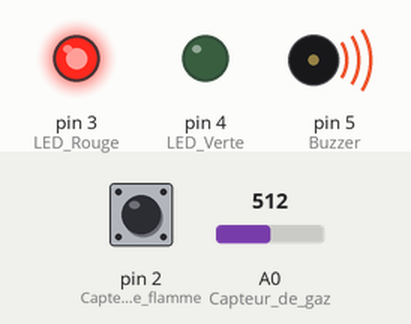
Recording of a sketch running on a simulated Arduino Uno, built with avr-gcc and run on an emulated ATmega328P. Shown: output pins drawn as LEDs (lit = HIGH), buzzer (waves = sounding, pin HIGH). The inputs (shaded band) are chosen by the test bench; at power-on: A0 (Capteur_de_gaz) = 512, pin 2 (Capteur_de_flamme) HIGH.

Above: at 1.2 s.
1.3 s: A0 (Capteur_de_gaz) set to 411
2.8 s: A0 (Capteur_de_gaz) set to 389
At 3.5 s:
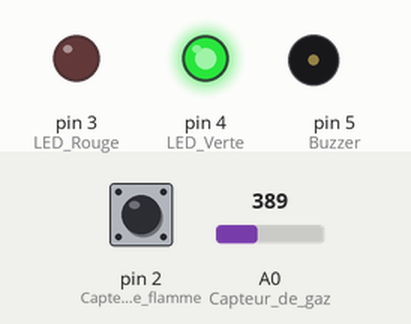
4.3 s: A0 (Capteur_de_gaz) set to 410
At 4.7 s:
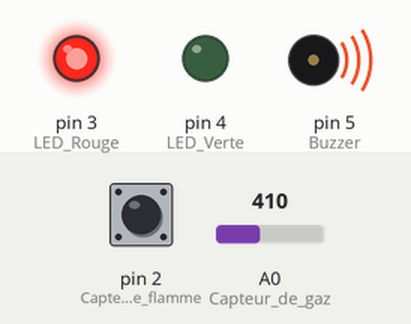
5.9 s: A0 (Capteur_de_gaz) set to 390
At 7.2 s:
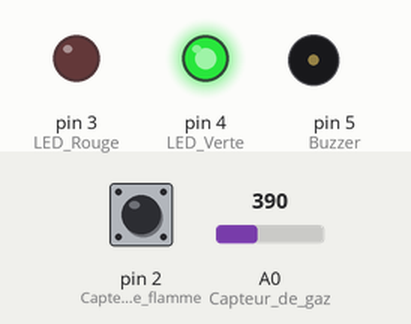
Timing chart, 0 to 8.5 s (numbered marks = the images above; inputs shaded):
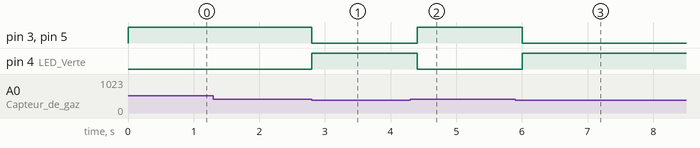

Measured:
- the behaviour switches between 401 and 400 on A0 (Capteur_de_gaz) (found by bisection; images 0 and 1)
- after the input at 1.3 s, every drawn part: stays the same
- after the input at 2.8 s, pin 3 (LED_Rouge), pin 5 (Buzzer): HIGH → LOW at once; pin 4 (LED_Verte): LOW → HIGH at once
- after the input at 4.3 s, pin 3 (LED_Rouge), pin 5 (Buzzer): LOW → HIGH after 0.10 s; pin 4 (LED_Verte): HIGH → LOW after 0.10 s
- after the input at 5.9 s, pin 3 (LED_Rouge), pin 5 (Buzzer): HIGH → LOW after 0.10 s; pin 4 (LED_Verte): LOW → HIGH after 0.10 s

The sketch:

main.ino
```cpp
void setup() {
  pinMode(A0, INPUT);      // Capteur de gaz (analogique)
  pinMode(2, INPUT);       // Capteur de flamme (numérique)
  pinMode(3, OUTPUT);      // LED Rouge
  pinMode(4, OUTPUT);      // LED Verte
  pinMode(5, OUTPUT);      // Buzzer
}

void loop() {
  int fireValue = digitalRead(2);
  int val = analogRead(A0);

  // Remarque : ajuster la valeur "400" selon la sensibilité de ton capteur de gaz
  if ((fireValue == 0) || (val > 400)) {
    // Danger détecté (gaz ou flamme)
    digitalWrite(3, HIGH);
    digitalWrite(4, LOW);
    digitalWrite(5, HIGH);
  } else {
    // Normal / Sécurité
    digitalWrite(3, LOW);
    digitalWrite(4, HIGH);
    digitalWrite(5, LOW);
  }

  delay(200);
}
```
